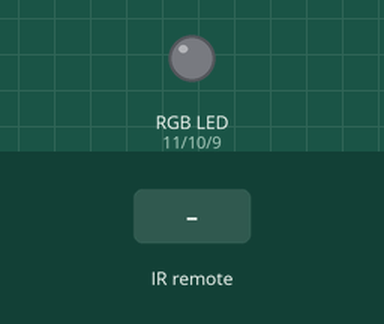
The sketch below on a simulated Arduino Uno, built with avr-gcc and run on an emulated ATmega328P. Shown: an RGB LED mixed from three pins (HIGH = lit). The test bench sets the inputs (shaded band). Dim RGB values are drawn brighter than linear.

Above: at 1.2 s.
1.3 s: infrared code 0xFF30CF received
At 1.7 s:
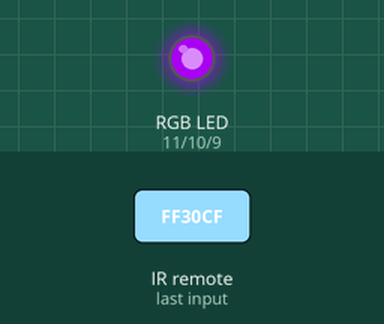
2.8 s: infrared code 0xFF18E7 received
At 4.0 s:
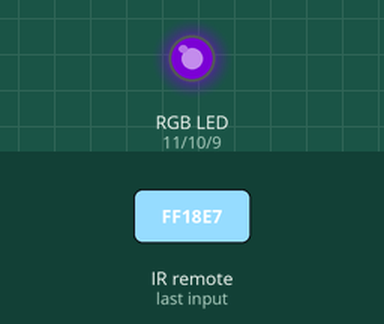
4.3 s: infrared code 0xFF7A85 received
At 5.2 s:
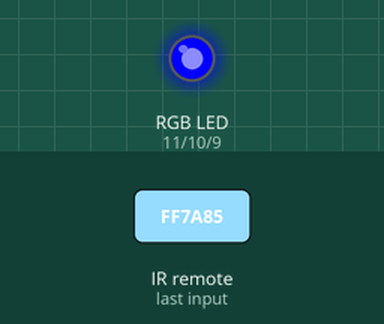
5.8 s: infrared code 0xFF10EF received
At 6.3 s:
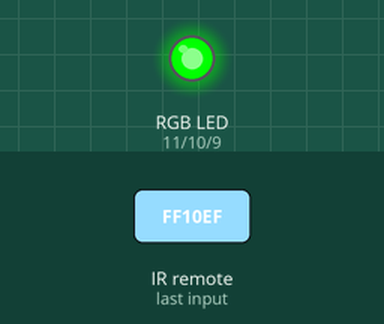
7.3 s: infrared code 0xFF38CF received
At 8.5 s:
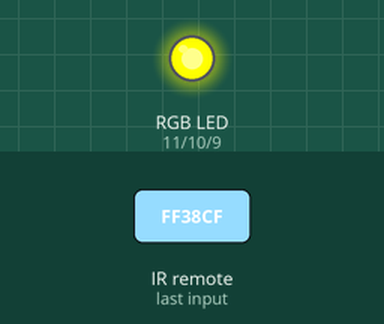
8.8 s: infrared code 0xFF5AA5 received
At 9.8 s:
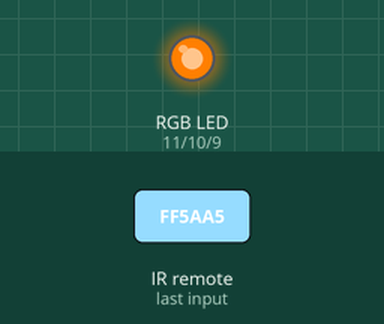
Timing chart, 0 to 11.3 s (numbered marks = the images above; inputs shaded):
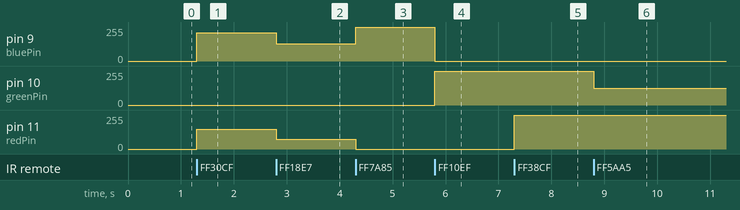

Measured:
- after the input at 1.3 s, pin 9 (bluePin): 0/255 → 211/255 at once; pin 11 (redPin): 0/255 → 148/255 at once
- after the input at 2.8 s, pin 9 (bluePin): 211/255 → 130/255 at once; pin 11 (redPin): 148/255 → 75/255 at once
- after the input at 4.3 s, pin 9 (bluePin): 130/255 → 255/255 at once; pin 11 (redPin): 75/255 → 0/255 at once
- after the input at 5.8 s, pin 9 (bluePin): 255/255 → 0/255 at once; pin 10 (greenPin): 0/255 → 255/255 at once
- after the input at 7.3 s, pin 11 (redPin): 0/255 → 255/255 at once
- after the input at 8.8 s, pin 10 (greenPin): 255/255 → 127/255 at once

The sketch:

led_ir.ino
```cpp
#include <IRremote.h>

int RECV_PIN = 2;
IRrecv irrecv(RECV_PIN);
decode_results results;

#define BUTTON_1 0xFF30CF
#define BUTTON_2 0xFF18E7
#define BUTTON_3 0xFF7A85
#define BUTTON_4 0xFF10EF
#define BUTTON_5 0xFF38CF
#define BUTTON_6 0xFF5AA5
#define BUTTON_7 0xFF42BD
#define BUTTON_8 0xFF4AB5
#define BUTTON_9 0xFF52AD

int redPin = 11;
int greenPin = 10;
int bluePin = 9;

void setup()
{
  pinMode(redPin, OUTPUT);
  pinMode(greenPin, OUTPUT);
  pinMode(bluePin, OUTPUT);

  irrecv.enableIRIn();
}
void loop() {

  if (irrecv.decode(&results))
  {
    if (results.value == BUTTON_1)
    {
      setColor(148, 0, 211);
    }
    if (results.value == BUTTON_2)
    {
     setColor(75, 0, 130);
    }
    if (results.value == BUTTON_3)
    {
      setColor(0, 0, 255);
    }
    if (results.value == BUTTON_4)
    {
     setColor(0, 255, 0);
    }
    if (results.value == BUTTON_5)
    {
      setColor(255, 255, 0);
    }
    if (results.value == BUTTON_6)
    {
      setColor(255, 127, 0);
    }
    if (results.value == BUTTON_7)
    {
      setColor(255, 0, 0);
    }
    if (results.value == BUTTON_8)
    {
      setColor(0, 255, 0);
    }
    if (results.value == BUTTON_9)
    {
      setColor(0, 255, 0);
    }
    irrecv.resume();
  }
}

void setColor(int red, int green, int blue)
{
  #ifdef COMMON_ANODE
    red = 255 - red;
    green = 255 - green;
    blue = 255 - blue;
  #endif
  analogWrite(redPin, red);
  analogWrite(greenPin, green);
  analogWrite(bluePin, blue);
}
```
